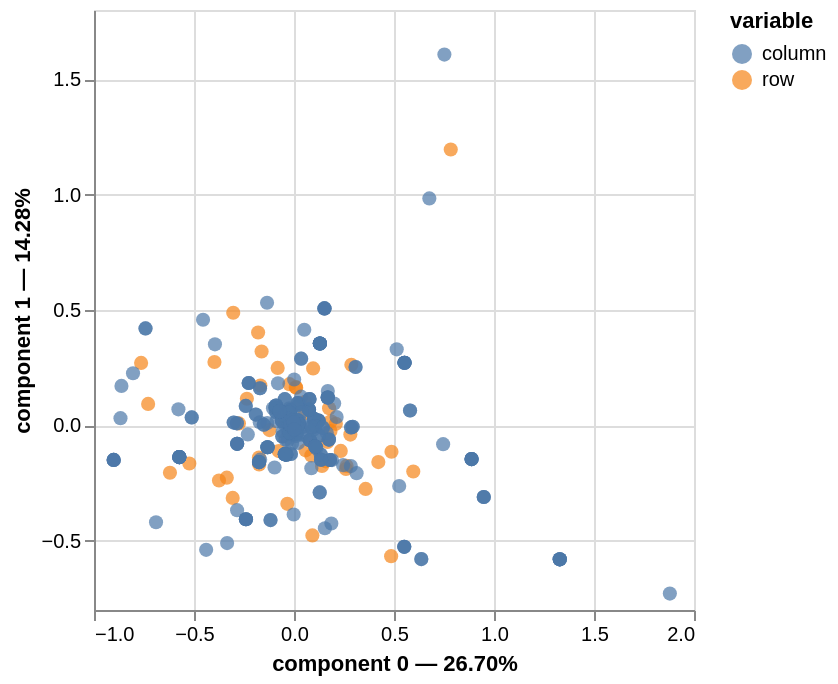

The cell this chart's notebook holds for it:
### Markdown cell above
an interactive plot of the first 2 components with the participants and the one-hot encoded features

### Code cell
mca.plot(phenos_df)
